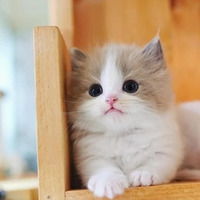
#> input picture IMAGE COMPRESSION WITH PCA/image.jpg, 200 x 200 px
$ python imagecomp.py
#> lines starting #> are read from the running program, lines starting #| are printed output that depends on the picture
import numpy as np
import matplotlib.pyplot as plt
import cv2

image = cv2.imread('image.jpg')
#> image is the input picture: shape (200, 200, 3); mean B, G, R 139.8, 165.7, 190.8
image = cv2.cvtColor(image, cv2.COLOR_BGR2RGB)


print(image.shape)
#| (200, 200, 3)

h,w,d=image.shape
#> h = 200; w = 200; d = 3

r,g,b=cv2.split(image)
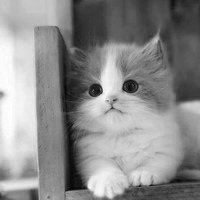
#> b: shape (200, 200); min 2, max 255, mean 139.8

r_mean=np.mean(r,axis=0)
#> r_mean = 200 values, max 218.7 at index 52, min 117.4 at index 72, mean 190.8
g_mean=np.mean(g,axis=0)
#> g_mean = 200 values, max 223.5 at index 9, min 79.74 at index 74, mean 165.7
b_mean=np.mean(b,axis=0)
#> b_mean = 200 values, max 221.4 at index 10, min 53.35 at index 73, mean 139.8

r_centered=r-r_mean
g_centered=g-g_mean
b_centered=b-b_mean

cov_matrix_r=(1/(h-1))*(r_centered.T@r_centered)
cov_matrix_g=(1/(h-1))*(g_centered.T@g_centered)
cov_matrix_b=(1/(h-1))*(b_centered.T@b_centered)

eigenvalues_r,eigenvector_r=np.linalg.eigh(cov_matrix_r)
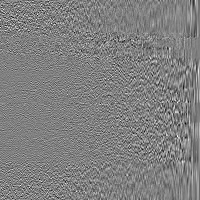
#> eigenvector_r: shape (200, 200) float64; min -0.36, max 0.356, mean 0.000307; drawn with min black and max white
#> eigenvalues_r = 200 values from -4.34e-13 to 52891.9
eigenvalues_g,eigenvector_g=np.linalg.eigh(cov_matrix_g)
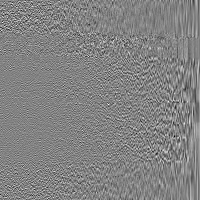
#> eigenvector_g: shape (200, 200) float64; min -0.396, max 0.375, mean 0.000401; drawn with min black and max white
#> eigenvalues_g = 200 values from 4.26e-13 to 70747
eigenvalues_b,eigenvector_b=np.linalg.eigh(cov_matrix_b)
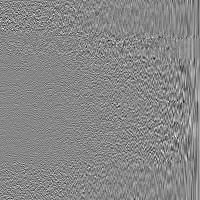
#> eigenvector_b: shape (200, 200) float64; min -0.405, max 0.358, mean 0.000601; drawn with min black and max white
#> eigenvalues_b = 200 values from -8.3e-13 to 217475.2

sorted_indexes_r=np.argsort(eigenvalues_r)[::-1]
#> sorted_indexes_r = 200 values, max 199 at index 0, min 0 at index 199, mean 99.5
sorted_indexes_g=np.argsort(eigenvalues_g)[::-1]
#> sorted_indexes_g has the same summary as sorted_indexes_r
sorted_indexes_b=np.argsort(eigenvalues_b)[::-1]
#> sorted_indexes_b has the same summary as sorted_indexes_r

eigenvalues_r=eigenvalues_r[sorted_indexes_r]
#> eigenvalues_r = 200 values, max 52891.9 at index 0, min -4.34e-13 at index 199, mean 727.9
eigenvalues_g=eigenvalues_g[sorted_indexes_g]
#> eigenvalues_g = 200 values, max 70747 at index 0, min 4.26e-13 at index 199, mean 954.5
eigenvalues_b=eigenvalues_b[sorted_indexes_b]
#> eigenvalues_b = 200 values, max 217475.2 at index 0, min -8.3e-13 at index 199, mean 1910.3

eigenvector_r=eigenvector_r[:,sorted_indexes_r]
eigenvector_g=eigenvector_g[:,sorted_indexes_g]
eigenvector_b=eigenvector_b[:,sorted_indexes_b]
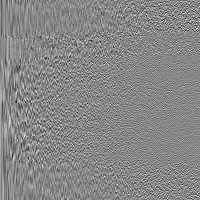
#> eigenvector_b: shape (200, 200) float64; min -0.405, max 0.358, mean 0.000601; drawn with min black and max white
list1=[10, 20, 50, 100]
for a in list1:
    k=a

    pca_R=eigenvector_r[:,:k]
    pca_G=eigenvector_g[:,:k]
    pca_B=eigenvector_b[:,:k]


    image_pca_r=r_centered@pca_R
    image_pca_g=g_centered@pca_G
    image_pca_b=b_centered@pca_B

    reconstructed_r = (image_pca_r @ pca_R.T) + r_mean
    reconstructed_g = (image_pca_g @ pca_G.T) + g_mean
    reconstructed_b = (image_pca_b @ pca_B.T) + b_mean

    compressed_img = cv2.merge([reconstructed_r, reconstructed_g, reconstructed_b])


    compressed_img = np.clip(compressed_img, 0, 255).astype(np.uint8)


    plt.title(f"for first {a} principal components:")

    plt.imshow(compressed_img)
    plt.show()
    plt.imsave(f"saved_imgs/savedimage{a}.jpg",compressed_img)
#> this loop made 4 passes
#> pass 1, `compressed_img = cv2.merge([reconstructed_r, reconstructed_g, reconstr..`:
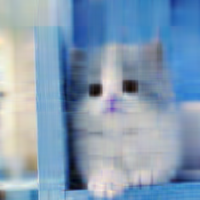
#> compressed_img: shape (200, 200, 3) float64; mean of channels 0, 1, 2 190.8, 165.7, 139.8; drawn with min black and max white
#> pass 1, `plt.show()`:
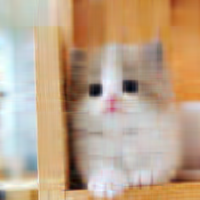
#> shown: shape (200, 200, 3); mean R, G, B 190.3, 165.2, 139.3
